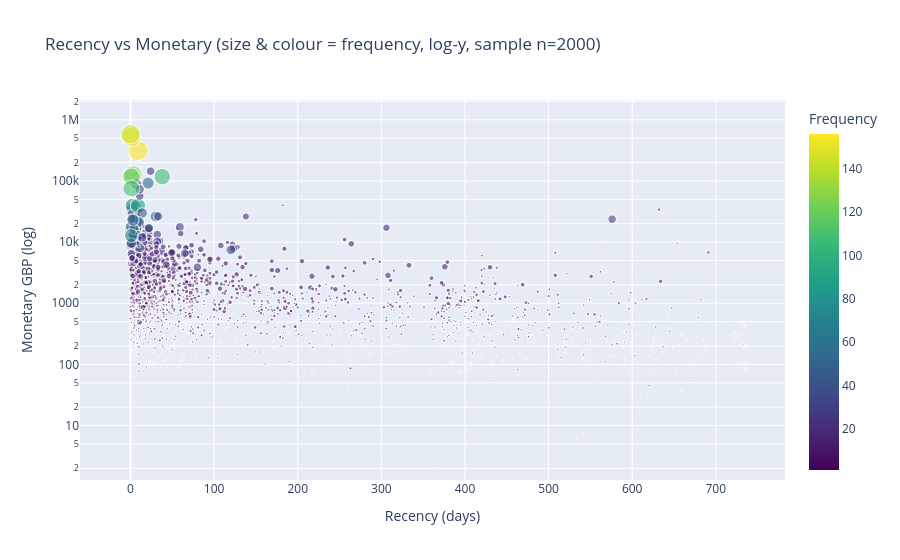

The notebook cell this image was saved under:
### Code cell
# RFM scatter: recency vs monetary, sized by frequency
fig = px.scatter(
    rfm.sample(min(2000, len(rfm)), random_state=42),
    x="recency", y="monetary",
    size="frequency", color="frequency",
    log_y=True,
    title="Recency vs Monetary (size & colour = frequency, log-y, sample n=2000)",
    labels={"recency": "Recency (days)", "monetary": "Monetary GBP (log)", "frequency": "Frequency"},
    color_continuous_scale="Viridis",
    opacity=0.6,
)
fig.show()

### Figure 1 — Plotly figure (JSON) as saved in the notebook; plotly's stock layout.template omitted (floating-point values rounded to 4 significant figures; data arrays with more than 128 entries replaced by an {"elided": "..."} marker saying what was removed)
{"data": [{"hovertemplate": "Recency (days)=%{x}<br>Monetary GBP (log)=%{y}<br>Frequency=%{marker.color}<extra></extra>", "legendgroup": "", "marker": {"color": {"elided": "2000 int values"}, "coloraxis": "coloraxis", "opacity": 0.6, "size": {"elided": "2000 int values"}, "sizemode": "area", "sizeref": 0.39, "symbol": "circle"}, "mode": "markers", "name": "", "showlegend": false, "type": "scattergl", "x": {"elided": "2000 int values"}, "xaxis": "x", "y": {"elided": "2000 float values"}, "yaxis": "y"}], "layout": {"coloraxis": {"colorbar": {"title": {"text": "Frequency"}}, "colorscale": [[0, "#440154"], [0.1111, "#482878"], [0.2222, "#3e4989"], [0.3333, "#31688e"], [0.4444, "#26828e"], [0.5556, "#1f9e89"], [0.6667, "#35b779"], [0.7778, "#6ece58"], [0.8889, "#b5de2b"], [1, "#fde725"]]}, "legend": {"itemsizing": "constant", "tracegroupgap": 0}, "title": {"text": "Recency vs Monetary (size & colour = frequency, log-y, sample n=2000)"}, "xaxis": {"anchor": "y", "domain": [0, 1], "title": {"text": "Recency (days)"}}, "yaxis": {"anchor": "x", "domain": [0, 1], "title": {"text": "Monetary GBP (log)"}, "type": "log"}}}
